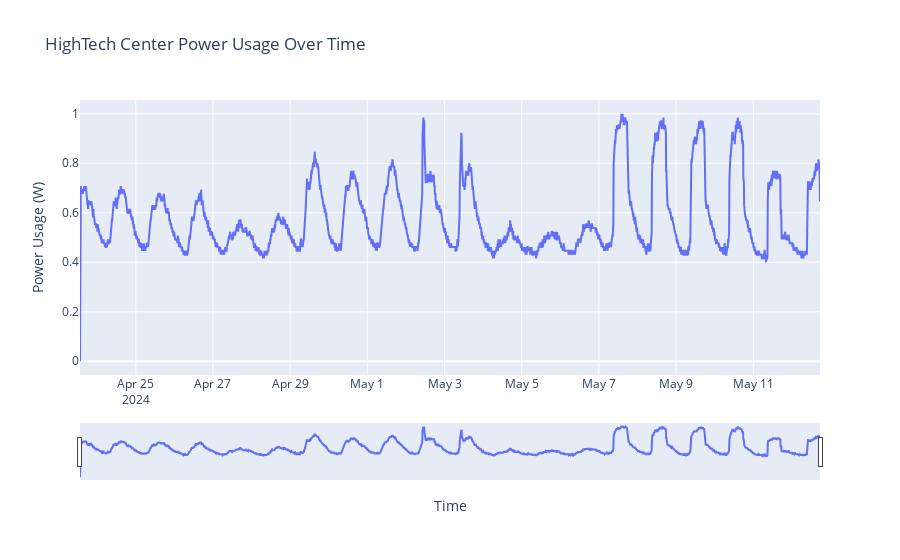

The code cell stored with this chart in its notebook:
### Code cell
import plotly.graph_objects as go
data = pd.read_csv("GeneratedCSV/Hightech_data.csv")
fig = go.Figure()

fig.add_trace(go.Scatter(x=data['DateTime'], y=data['PowerUsage'], mode='lines', name='Power Usage'))

fig.update_layout(
    title='HighTech Center Power Usage Over Time',
    xaxis_title='Time',
    yaxis_title='Power Usage (W)',
    xaxis_rangeslider_visible=True 
)

fig.show()

### Figure 1 — Plotly figure (JSON) as saved in the notebook; plotly's stock layout.template omitted (floating-point values rounded to 4 significant figures; data arrays with more than 128 entries replaced by an {"elided": "..."} marker saying what was removed)
{"data": [{"mode": "lines", "name": "Power Usage", "type": "scatter", "x": {"elided": "2762 str values"}, "y": {"elided": "2762 float values"}}], "layout": {"title": {"text": "HighTech Center Power Usage Over Time"}, "xaxis": {"rangeslider": {"visible": true}, "title": {"text": "Time"}}, "yaxis": {"title": {"text": "Power Usage (W)"}}}}
